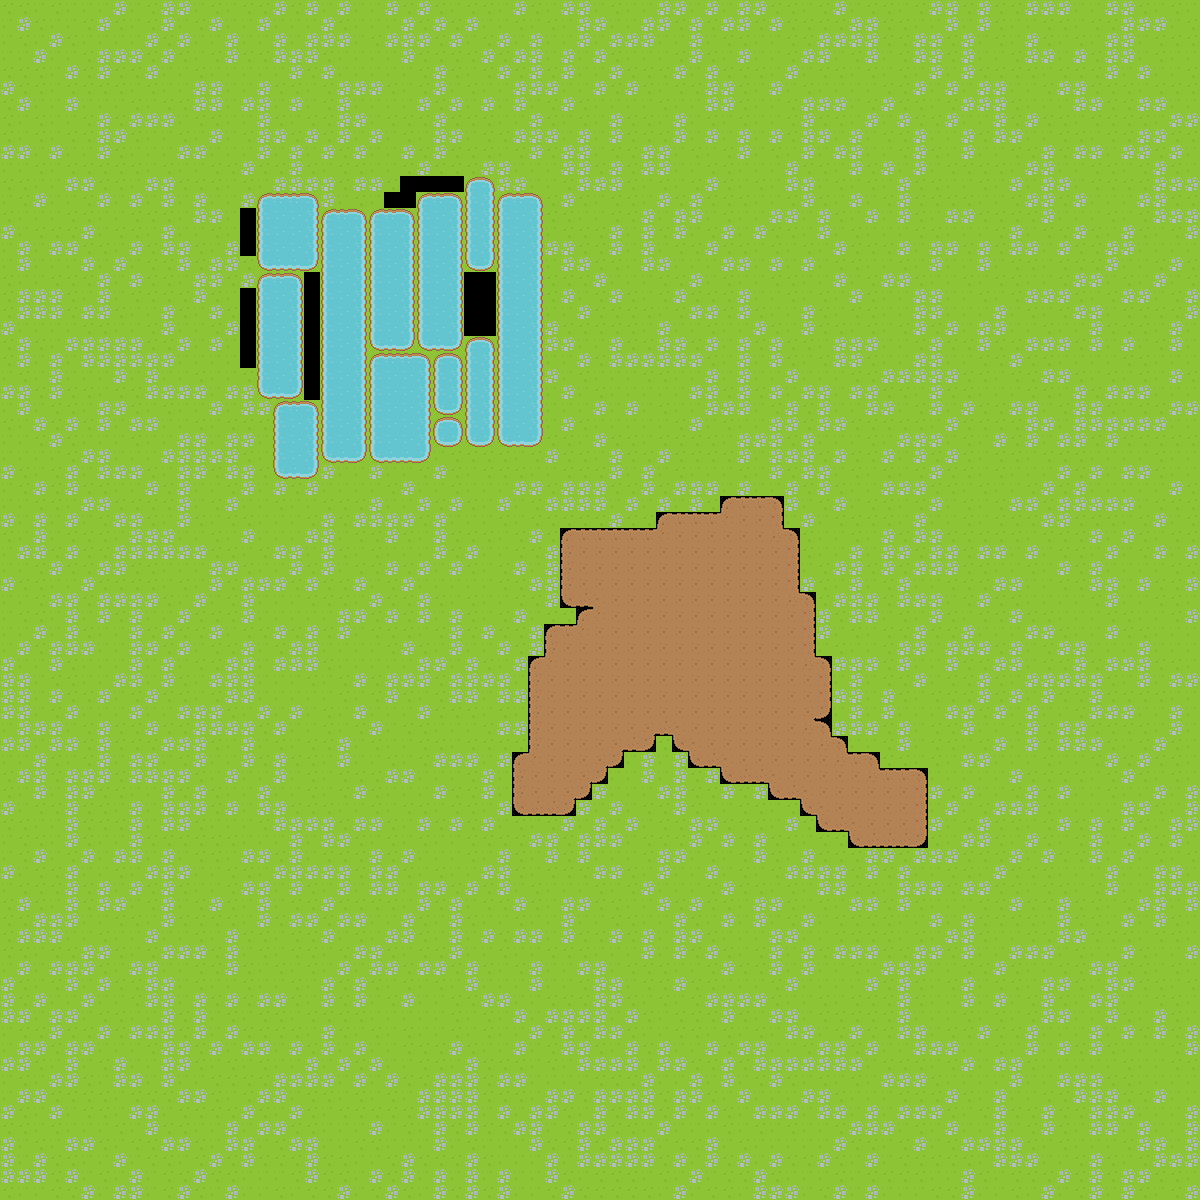

Below is a game level as drawn by its tile map, then a one-line description and the .tmx that defines it (tile-layer data replaced by summaries):
An orthogonal 75x75 tile map with 16x16 px tiles, 1 tile layer (Tile Layer 1) and 2 objects.

<map version="1.0" orientation="orthogonal" renderorder="left-down" width="75" height="75" tilewidth="16" tileheight="16" nextobjectid="2">
 <tileset firstgid="1" name="Base Tileset" tilewidth="16" tileheight="16" spacing="1" tilecount="1767" columns="57">
  <image source="../../zipDump/RogueLikePack/Spritesheet/roguelikeSheet_transparent.png" width="968" height="526" />
  <terraintypes>
   <terrain name="Dirt" tile="578" />
   <terrain name="Water" tile="-1" />
  </terraintypes>
  <tile id="2" terrain=",,,1" />
  <tile id="3" terrain=",,1,1">
   <objectgroup draworder="index">
    <object id="3" x="0.363636" y="0.363636" width="15.8182" height="15.4545" />
   </objectgroup>
  </tile>
  <tile id="4" terrain=",,1," />
  <tile id="59" terrain=",1,,1" />
  <tile id="60" terrain="1,1,1,1" />
  <tile id="61" terrain="1,,1," />
  <tile id="116" terrain=",1,," />
  <tile id="117" terrain="1,1,," />
  <tile id="118" terrain="1,,," />
  <tile id="518" terrain="0,0,0," />
  <tile id="519" terrain="0,0,,0" />
  <tile id="520" terrain=",,,0" />
  <tile id="521" terrain=",,0,0" />
  <tile id="522" terrain=",,0," />
  <tile id="575" terrain="0,,0,0" />
  <tile id="576" terrain=",0,0,0" />
  <tile id="577" terrain=",0,,0" />
  <tile id="578" terrain="0,0,0,0" />
  <tile id="579" terrain="0,,0," />
  <tile id="634" terrain=",0,," />
  <tile id="635" terrain="0,0,," />
  <tile id="636" terrain="0,,," />
 </tileset>
 <layer name="Tile Layer 1" width="75" height="75">
  <data>[5625 cells, 5595 non-empty, 25 distinct tile ids]</data>
 </layer>
 <objectgroup name="Objects">
  <object id="1" x="451" y="366" width="1" />
 </objectgroup>
 <objectgroup name="Object Layer 2" />
</map>
